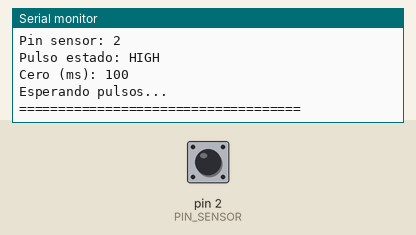
Simulated run of this sketch. Board: Arduino Uno, built with avr-gcc and run on an emulated ATmega328P. Shown: the last lines printed to the serial monitor. The inputs (shaded band) are chosen by the test bench; at power-on: pin 2 (PIN_SENSOR) LOW.

Above: at 1.2 s.
1.3 s: pin 2 (PIN_SENSOR) pulsed HIGH 2 times (0.12 s each, 0.3 s apart)
At 2.7 s:
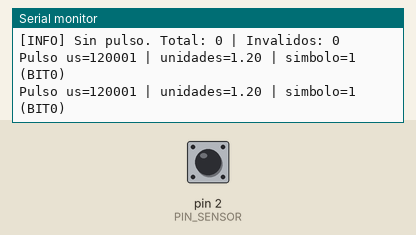
At 3.9 s:
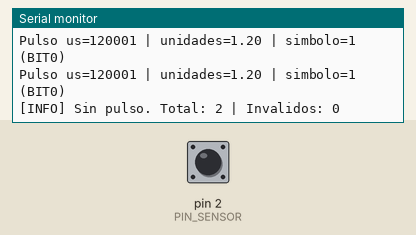

The sketch:

monitor_receptor.ino
```cpp
#define PIN_SENSOR 2

const uint8_t PULSO_ESTADO = HIGH; // Cambia a LOW si el sensor entrega pulso invertido.
const unsigned long PULSE_TIMEOUT_US = 1200000UL;
const uint16_t CERO_MS = 100;
const unsigned long CERO_US = (unsigned long)CERO_MS * 1000UL;
const unsigned long HEARTBEAT_MS = 1000UL;

unsigned long ultimoReporteMs = 0;
unsigned long totalPulsos = 0;
unsigned long pulsosInvalidos = 0;

const char *nombreSimbolo(int simbolo) {
  switch (simbolo) {
    case 1:
      return "BIT0";
    case 3:
      return "BIT1";
    case 5:
      return "INICIO";
    case 7:
      return "FIN";
    default:
      return "DESCONOCIDO";
  }
}

void setup() {
  pinMode(PIN_SENSOR, INPUT);
  Serial.begin(9600);
  Serial.println("=== Monitor de Pulsos (Receptor) ===");
  Serial.print("Pin sensor: ");
  Serial.println(PIN_SENSOR);
  Serial.print("Pulso estado: ");
  Serial.println(PULSO_ESTADO == HIGH ? "HIGH" : "LOW");
  Serial.print("Cero (ms): ");
  Serial.println(CERO_MS);
  Serial.println("Esperando pulsos...");
  Serial.println("====================================");
}

void loop() {
  unsigned long duracionUs = pulseIn(PIN_SENSOR, PULSO_ESTADO, PULSE_TIMEOUT_US);
  unsigned long ahoraMs = millis();

  if (duracionUs == 0) {
    if (ahoraMs - ultimoReporteMs >= HEARTBEAT_MS) {
      ultimoReporteMs = ahoraMs;
      Serial.print("[INFO] Sin pulso. Total: ");
      Serial.print(totalPulsos);
      Serial.print(" | Invalidos: ");
      Serial.println(pulsosInvalidos);
    }
    return;
  }

  float unidades = (float)duracionUs / (float)CERO_US;
  int simbolo = (int)round(unidades);
  bool conocido = (simbolo == 1 || simbolo == 3 || simbolo == 5 || simbolo == 7);

  totalPulsos++;
  if (!conocido) pulsosInvalidos++;

  Serial.print("Pulso us=");
  Serial.print(duracionUs);
  Serial.print(" | unidades=");
  Serial.print(unidades, 2);
  Serial.print(" | simbolo=");
  Serial.print(simbolo);
  Serial.print(" (");
  Serial.print(nombreSimbolo(simbolo));
  Serial.println(")");
}
```

Measured:
- after the input at 1.3 s, the serial monitor: prints a new line after 0.12 s (image 1)
